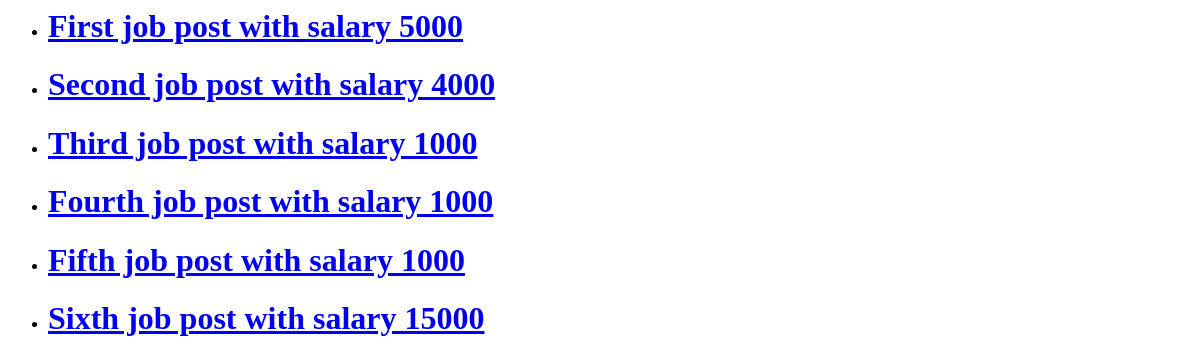
/, run on an earlier commit of the app's database.
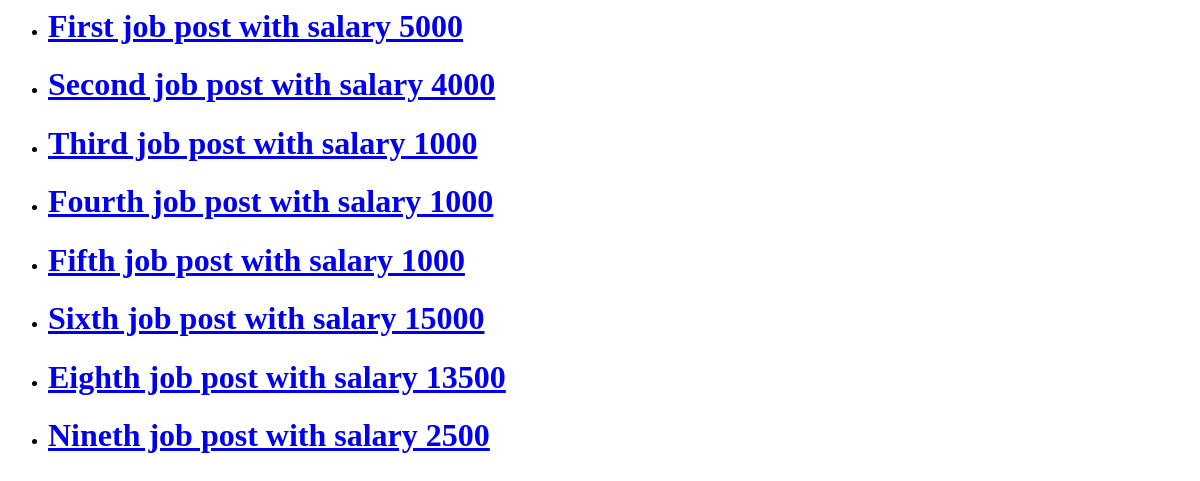
And on a later commit of the database.
### app/models.py (models this page shows, shortened)
class JobPost(models.Model):
    title = models.CharField(max_length=200)
    description = models.CharField(max_length=200)
    date = models.DateTimeField(auto_now_add=True)
    expiry = models.DateField(null=True)
    salary = models.IntegerField()
    slug = models.SlugField(null=True, max_length=40, unique=True)
    location = models.OneToOneField(Location, on_delete=models.CASCADE, null=True)
    author = models.ForeignKey(Author, on_delete=models.CASCADE, null=True)
    skills = models.ManyToManyField(Skills)
    def __str__(self):
        return f"{self.title} with salary {self.salary}"

### app/views.py (the view)
# urls.py: path('', views.jobs_list,  name="jobs_home"),
def jobs_list(request):
    jobs = JobPost.objects.all()
    context = {"jobs": jobs}
    return render(request, "app/index.html", context)

### app/templates/app/index.html
<ul>
    {% for job in jobs %}
        <li>
            <a href = "{% url 'jobs_detail' job.id %}">
                <h1>{{ job }}</h1>
            </a>
        </li>
    {% endfor %}
</ul>

What changed in the data, as far as the page shows it:
added JobPost: title+salary "Eighth job post with salary 13500"
added JobPost: title+salary "Nineth job post with salary 2500"
